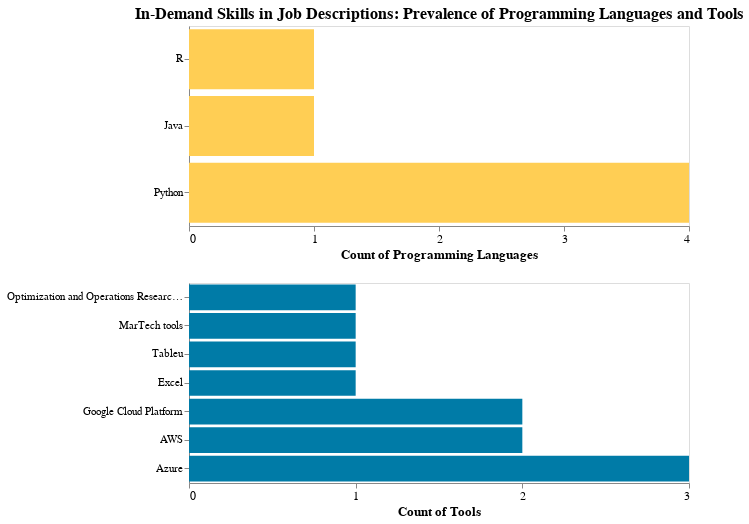

Here is the notebook cell this chart was saved with:
### Code cell
#parse the df to make seperate df for each column, currently using df_test but will use original call
lang = parse_df(df_test, 'Programming Languages')
tools = parse_df(df_test, 'Tools')

#call this function to return the visual
visualize_info(lang, tools)

### Figure 1 — Vega-Lite specification as saved in the notebook (floating-point values rounded to 4 significant figures)
{"config": {"view": {"continuousWidth": 400, "continuousHeight": 300}}, "vconcat": [{"data": {"name": "data-8cac6322a9cb1f16572e8f2df4d06b45"}, "mark": {"type": "bar", "color": "#FFCE54"}, "encoding": {"x": {"aggregate": "count", "axis": {"grid": false, "labelFontSize": 12, "tickMinStep": 1, "titleFontSize": 13}, "title": "Count of Programming Languages", "type": "quantitative"}, "y": {"axis": {"labelFontSize": 11}, "field": "Programming Languages", "sort": "x", "title": null, "type": "nominal"}}, "height": 200, "title": {"text": "In-Demand Skills in Job Descriptions: Prevalence of Programming Languages and Tools", "fontSize": 16}, "width": 500}, {"data": {"name": "data-1ad48e13ad34c36a0b8c6166bb400cba"}, "mark": {"type": "bar", "color": "#007BA7"}, "encoding": {"x": {"aggregate": "count", "axis": {"grid": false, "labelFontSize": 12, "tickMinStep": 1, "titleFontSize": 13}, "title": "Count of Tools", "type": "quantitative"}, "y": {"axis": {"labelFontSize": 11}, "field": "Tools", "sort": "x", "title": null, "type": "nominal"}}, "height": 200, "width": 500}], "$schema": "https://vega.github.io/schema/vega-lite/v4.17.0.json", "datasets": {"data-8cac6322a9cb1f16572e8f2df4d06b45": [{"Programming Languages": "Python"}, {"Programming Languages": "Python"}, {"Programming Languages": "R"}, {"Programming Languages": "Java"}, {"Programming Languages": "Python"}, {"Programming Languages": "Python"}], "data-1ad48e13ad34c36a0b8c6166bb400cba": [{"Tools": "Google Cloud Platform"}, {"Tools": "AWS"}, {"Tools": "Azure"}, {"Tools": "Optimization and Operations Research methodologies"}, {"Tools": "MarTech tools"}, {"Tools": "Tableu"}, {"Tools": "Excel"}, {"Tools": "Azure"}, {"Tools": "Google Cloud Platform"}, {"Tools": "AWS"}, {"Tools": "Azure"}]}}
